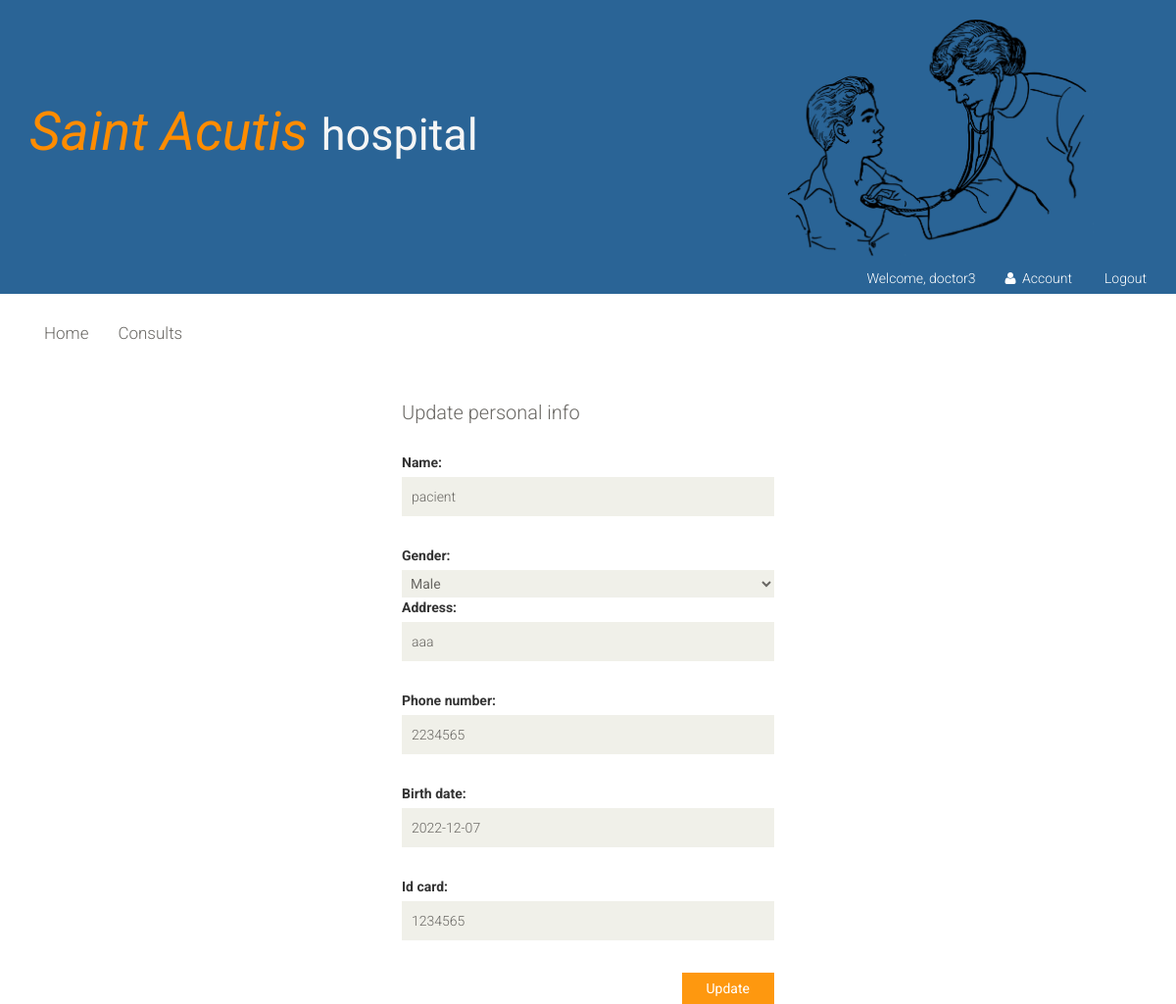
The app's page /update-pacient/1/ (signed in), older data.
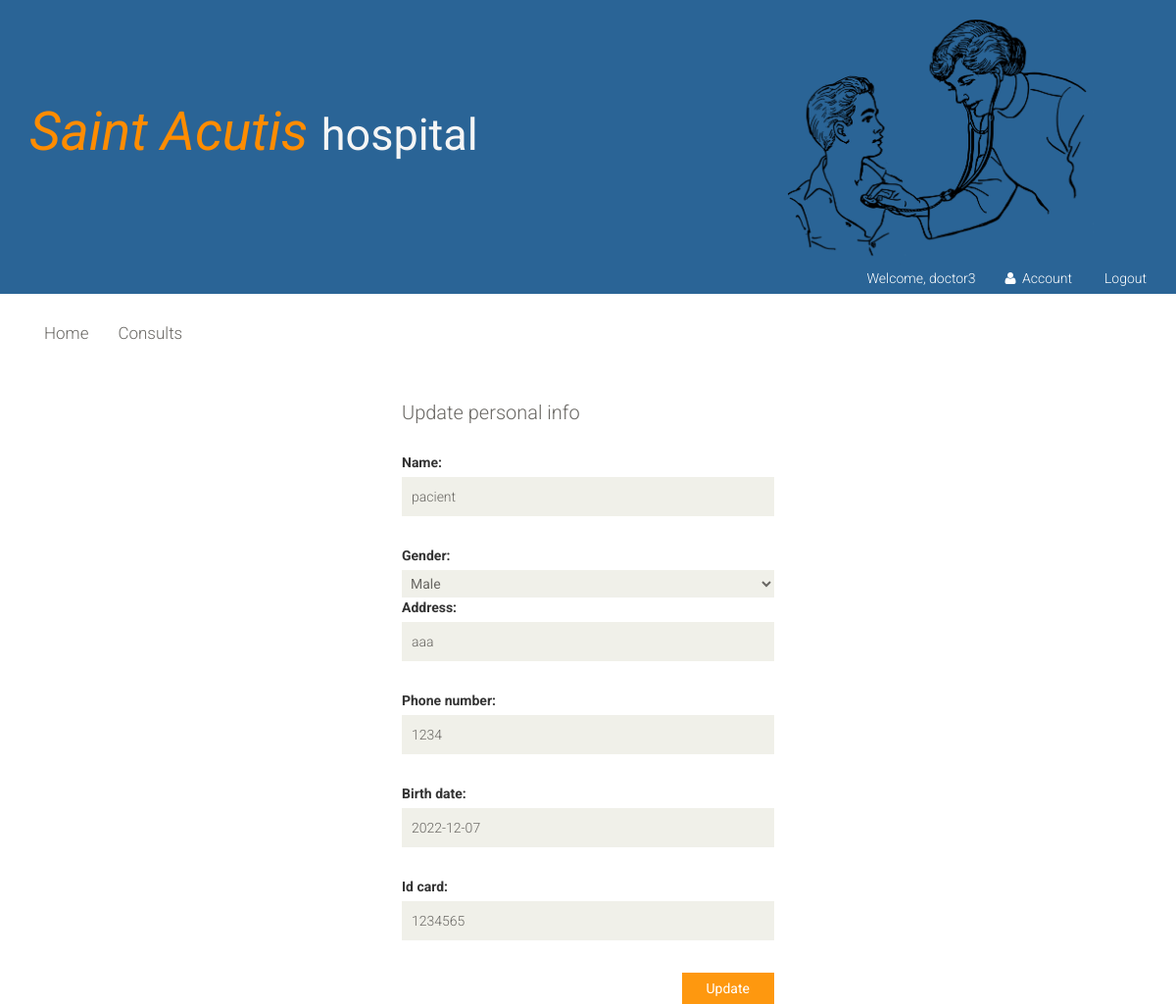
The same page, newer data.
### SAH/models.py (models this page shows, shortened)
class Pacient(models.Model):
    user = models.OneToOneField(User, on_delete=models.CASCADE)
    name = models.CharField(max_length=200)
    gender = models.CharField(max_length=150, choices=(('Female','Female'), ('Male','Male'),('Other','Other')))
    address = models.CharField(max_length=400)
    phone_number = models.IntegerField( blank=True, null=True)
    birth_date = models.DateField( blank=True, null=True)
    id_card = models.IntegerField( blank=True, null=True)

### SAH/views.py (the view)
# urls.py: path('update-pacient/<str:pacient_id>/', views.update_pacient, name='update-pacient'),
def update_pacient(request, pacient_id):
    if request.user.is_authenticated:
        pacient = Pacient.objects.get(id=pacient_id)
        if request.method == 'POST':
            form = PacientForm(request.POST)
            if form.is_valid():
                pacient.name = form.cleaned_data['name']
                pacient.gender= form.cleaned_data['gender']
                pacient.address = form.cleaned_data['address']
                number = form.cleaned_data['phone_number']
                pacient.birth_date = form.cleaned_data['birth_date']
                pacient.phone_number = number
                pacient.save()
                return redirect("home")
        else:
            form = PacientForm(initial={ "name": pacient.name,
                                        "gender": pacient.gender,
                                        "address": pacient.address,
                                        "phone_number": pacient.phone_number,
                                        "birth_date": pacient.birth_date,
                                        "id_card": pacient.id_card,
                                        })
        return render(request, "update-pacient.html", {"form": form})

### SAH/forms.py
class PacientForm(forms.Form):
    name = forms.CharField(label="Name", max_length=150, required=True)
    gender = forms.ChoiceField(choices=(('Female','Female'), ('Male','Male'),('Other','Other')),required=True)
    address = forms.CharField(label="Address", max_length=400, required=True)
    phone_number = forms.IntegerField( label="Phone number", help_text='Must have 9 numbers', required=True)
    birth_date = forms.DateField(label="Birth Date", help_text='Required. Format: YYYY-MM-DD', required=True)
    id_card = forms.IntegerField(label="ID Card", help_text='Must have 9 numbers', required=True)

### SAH/templates/update-pacient.html (shortened to what this page needs)
{% extends "layout.html" %}
{% block content %}
	<section >
        <div class="row">
				<div class="col-sm-4 col-sm-offset-4" >
                        <div class="login-form">
                            <h2>Update personal info</h2>
                           <form method="POST" action="." enctype= multipart/form-data>
                                <label>Name:</label>
                                {{ form.name }}
                                <br>
                                <label>Gender:</label>
                                {{ form.gender }}
                                <br>
                                <label>Address:</label>
                                {{ form.address }}
                                <br>
                                <label>Phone number:</label>
                                {{ form.phone_number }}
                                <br>
                                <label>Birth date:</label>
                                {{ form.birth_date }}
                                <br>
                                <label>Id card:</label>
                                {{ form.id_card }}
                                <button style="float:right;" type="submit" class="btn btn-default">Update</button>
                            </form>
                        </div>
                    </div>
                <br><br>
		</div>
    </section>
{% endblock %}

Row changes from the older to the newer data that the page shows:
changed Pacient "pacient": phone_number "2234565" → "1234"
